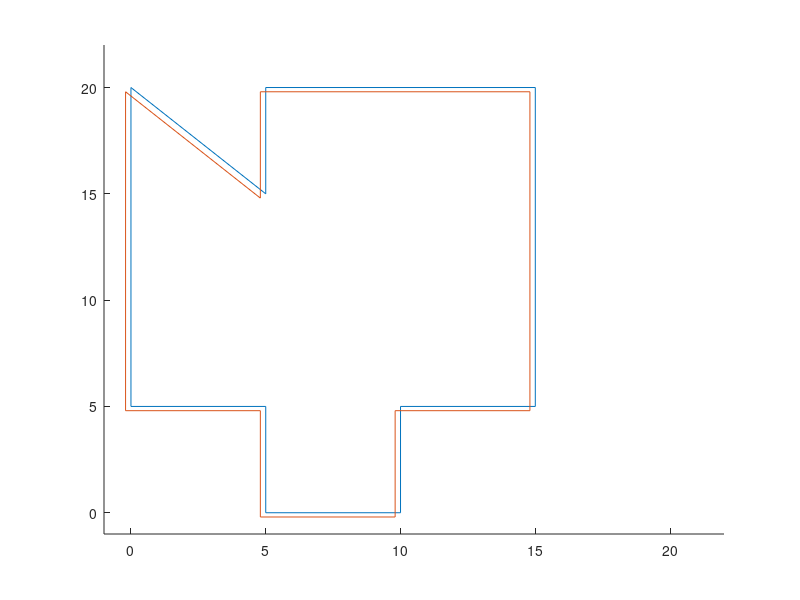

MATLAB code for this plot:
clear
clc

%% Initialization




%% Test Initial Shape
close all

x = [0 0 5 5 15 15 10 10 5 5 0];
y = [5 20 15 20 20 5 5 0 0 5 5];
x2 = x-0.2;
y2 = y-0.2;

figure
hold on
plot(x,y)
plot(x2,y2)
xlim([-1 22])
ylim([-1 22])
